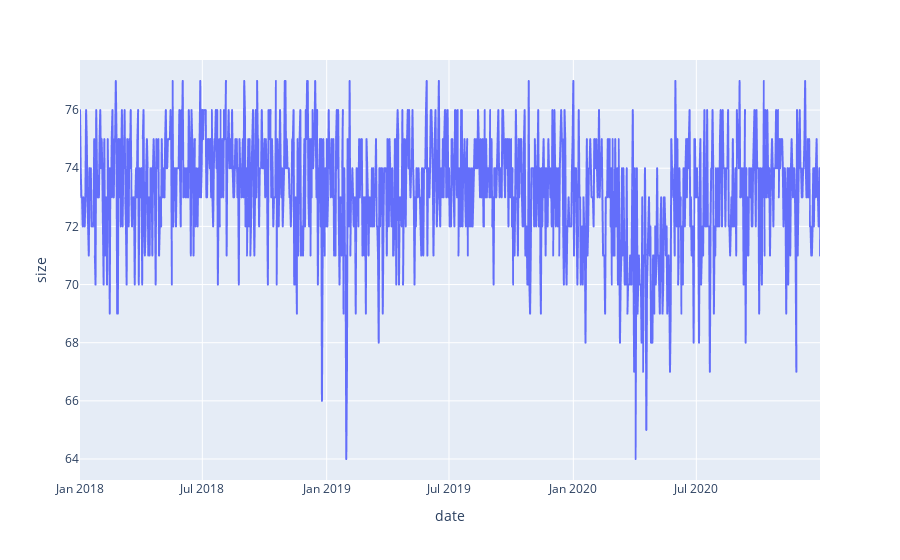

Here is the notebook cell this chart was saved with:
### Markdown cell above
We will be creating visualizations of the data using the cumulative crime data for the city, as we will be able to detect seasonality from a city wide standpoint.

### Code cell
# total crimes for the entire city per day
df_total_city = df_new
df_total_city = df_new.groupby(df_total_city['date'], as_index=False).size()
df_total_city.set_index('date',inplace=True)

fig = px.line(df_total_city, y="size")
fig.show()

### Figure 1 — Plotly figure (JSON) as saved in the notebook; plotly's stock layout.template omitted (floating-point values rounded to 4 significant figures; data arrays with more than 128 entries replaced by an {"elided": "..."} marker saying what was removed)
{"data": [{"hovertemplate": "date=%{x}<br>size=%{y}<extra></extra>", "legendgroup": "", "line": {"color": "#636efa", "dash": "solid"}, "mode": "lines", "name": "", "showlegend": false, "type": "scattergl", "x": {"elided": "1096 str values"}, "xaxis": "x", "y": {"elided": "1096 int values"}, "yaxis": "y"}], "layout": {"legend": {"tracegroupgap": 0}, "margin": {"t": 60}, "xaxis": {"anchor": "y", "domain": [0, 1], "title": {"text": "date"}}, "yaxis": {"anchor": "x", "domain": [0, 1], "title": {"text": "size"}}}}
